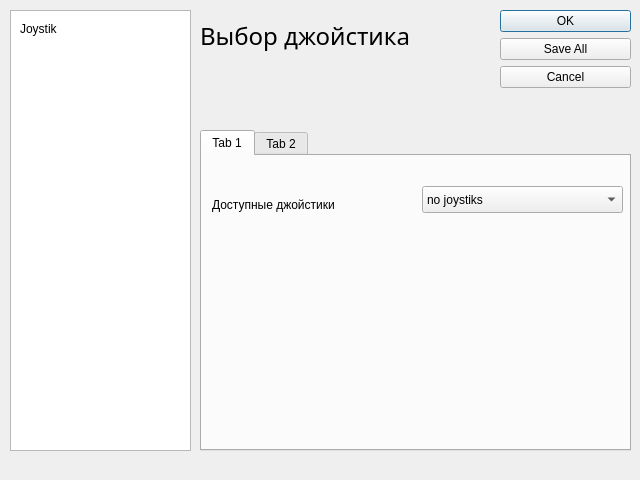
<?xml version="1.0" encoding="UTF-8"?>
<ui version="4.0">
 <class>SettingsDialog</class>
 <widget class="QDialog" name="SettingsDialog">
  <property name="geometry">
   <rect>
    <x>0</x>
    <y>0</y>
    <width>640</width>
    <height>480</height>
   </rect>
  </property>
  <property name="windowTitle">
   <string>Dialog</string>
  </property>
  <widget class="QDialogButtonBox" name="buttonBox">
   <property name="geometry">
    <rect>
     <x>500</x>
     <y>10</y>
     <width>131</width>
     <height>421</height>
    </rect>
   </property>
   <property name="orientation">
    <enum>Qt::Vertical</enum>
   </property>
   <property name="standardButtons">
    <set>QDialogButtonBox::Cancel|QDialogButtonBox::Ok|QDialogButtonBox::SaveAll</set>
   </property>
  </widget>
  <widget class="QListView" name="listView">
   <property name="geometry">
    <rect>
     <x>10</x>
     <y>10</y>
     <width>181</width>
     <height>441</height>
    </rect>
   </property>
  </widget>
  <widget class="QWidget" name="verticalLayoutWidget">
   <property name="geometry">
    <rect>
     <x>200</x>
     <y>130</y>
     <width>431</width>
     <height>321</height>
    </rect>
   </property>
   <layout class="QVBoxLayout" name="verticalLayout_2">
    <item>
     <widget class="QTabWidget" name="tabWidget">
      <property name="currentIndex">
       <number>0</number>
      </property>
      <widget class="QWidget" name="tab">
       <attribute name="title">
        <string>Tab 1</string>
       </attribute>
       <widget class="QComboBox" name="comboBox">
        <property name="geometry">
         <rect>
          <x>220</x>
          <y>30</y>
          <width>201</width>
          <height>27</height>
         </rect>
        </property>
        <item>
         <property name="text">
          <string>no joystiks</string>
         </property>
        </item>
       </widget>
       <widget class="QLabel" name="label_3">
        <property name="geometry">
         <rect>
          <x>10</x>
          <y>40</y>
          <width>171</width>
          <height>17</height>
         </rect>
        </property>
        <property name="text">
         <string>Доступные джойстики</string>
        </property>
       </widget>
      </widget>
      <widget class="QWidget" name="tab_2">
       <attribute name="title">
        <string>Tab 2</string>
       </attribute>
      </widget>
     </widget>
    </item>
   </layout>
  </widget>
  <widget class="QLabel" name="label">
   <property name="geometry">
    <rect>
     <x>20</x>
     <y>20</y>
     <width>62</width>
     <height>17</height>
    </rect>
   </property>
   <property name="text">
    <string>Joystik</string>
   </property>
  </widget>
  <widget class="QLabel" name="label_2">
   <property name="enabled">
    <bool>true</bool>
   </property>
   <property name="geometry">
    <rect>
     <x>200</x>
     <y>20</y>
     <width>311</width>
     <height>31</height>
    </rect>
   </property>
   <property name="font">
    <font>
     <family>Sans Serif</family>
     <pointsize>18</pointsize>
    </font>
   </property>
   <property name="text">
    <string>Выбор джойстика</string>
   </property>
  </widget>
 </widget>
 <resources/>
 <connections>
  <connection>
   <sender>buttonBox</sender>
   <signal>accepted()</signal>
   <receiver>SettingsDialog</receiver>
   <slot>accept()</slot>
   <hints>
    <hint type="sourcelabel">
     <x>248</x>
     <y>254</y>
    </hint>
    <hint type="destinationlabel">
     <x>157</x>
     <y>274</y>
    </hint>
   </hints>
  </connection>
  <connection>
   <sender>buttonBox</sender>
   <signal>rejected()</signal>
   <receiver>SettingsDialog</receiver>
   <slot>reject()</slot>
   <hints>
    <hint type="sourcelabel">
     <x>316</x>
     <y>260</y>
    </hint>
    <hint type="destinationlabel">
     <x>286</x>
     <y>274</y>
    </hint>
   </hints>
  </connection>
 </connections>
</ui>
